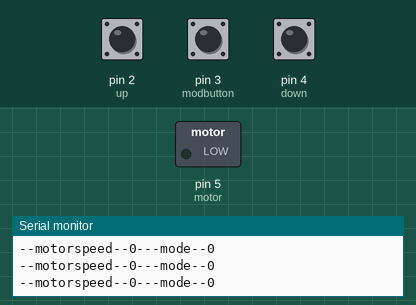
A sketch run on a simulated Arduino Uno, built with avr-gcc and run on an emulated ATmega328P. On the bench: switched loads named in the sketch (green lamp = pin HIGH), the last lines printed to the serial monitor. The inputs (shaded band) are chosen by the test bench; at power-on: pin 2 (up) HIGH, pin 4 (down) HIGH, pin 3 (modbutton) HIGH.

Above: at 1.2 s.
1.3 s: pin 2 (up) pulled LOW for 0.15 s
At 2.1 s:
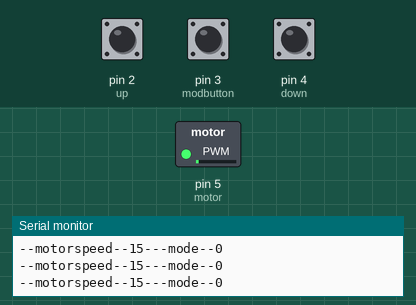
2.9 s: pin 4 (down) pulled LOW for 0.15 s
At 3.3 s:
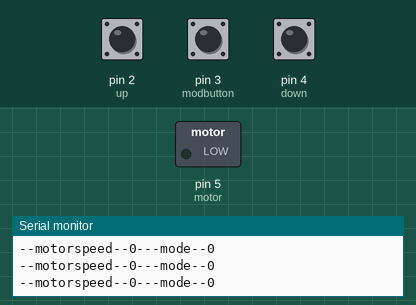
6.0 s: pin 2 (up) pulled LOW for 1 s
At 6.5 s:
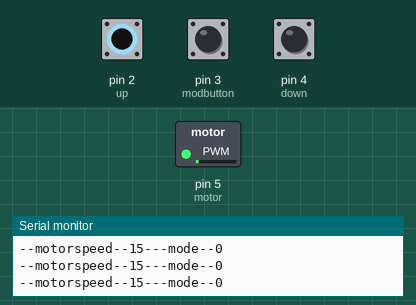
10.0 s: pin 4 (down) pulled LOW for 1 s
At 11.4 s:
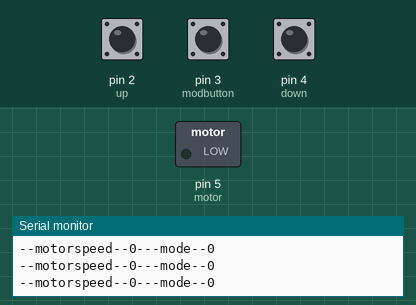
14.0 s: pin 2 (up) pulsed LOW 5 times (0.12 s each, 0.3 s apart)
At 15.8 s:
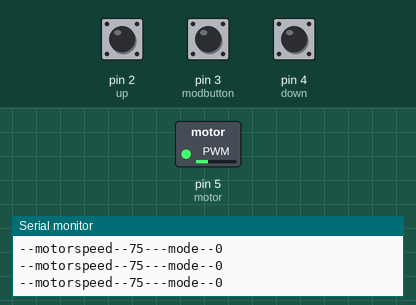
17.0 s: pin 4 (down) pulled LOW for 3.2 s
At 17.5 s:
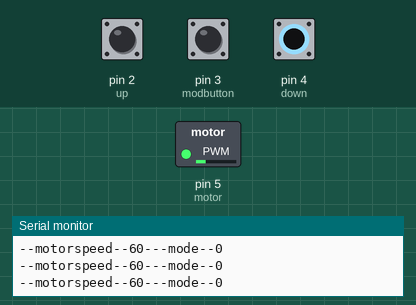
Timing chart, 0 to 20.0 s (numbered marks = the images above; inputs shaded):
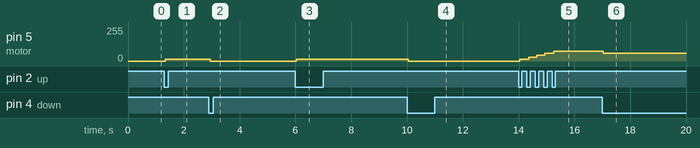

The sketch:

moottori.ino
```cpp
#include <Bounce2.h>

//pin 4&2 = up/down -- pin3 = modbutton

int up   = 2;
int down = 4;
int modbutton  = 3;
int motor = 5;

int motorspeed = 0;
int mode = 0;


Bounce updb = Bounce();
Bounce downdb = Bounce();
Bounce modbuttondb = Bounce();

void setup() {

  pinMode(up ,INPUT_PULLUP);
  updb.attach(up);
  updb.interval(5); // interval in ms

  pinMode(down,INPUT_PULLUP);
  downdb.attach(down);
  downdb.interval(5); // interval in ms

  pinMode(modbutton,INPUT_PULLUP);
  modbuttondb.attach(modbutton);
  modbuttondb.interval(5); // interval in ms

  Serial.begin(9600);

}

void loop() {
  // Update the Bounce instances :
  updb.update();
  downdb.update();
  modbuttondb.update();

if (updb.fell() && motorspeed<255){
  motorspeed = motorspeed + 15;
  }

if (downdb.fell() && motorspeed > 0){
  motorspeed = motorspeed - 15;
  }

if (modbuttondb.fell()){
  if (mode < 5 ){
    mode++;
  }else{
    mode = 0;
  }

  }
analogWrite(motor,motorspeed);

  Serial.print("--motorspeed--");
  Serial.print(motorspeed);
  Serial.print("---mode--");
  Serial.println(mode);
  delay(2);
}
```

Measured:
- after the input at 1.3 s, pin 5 (motor): 0/255 → 15/255 at once
- after the input at 2.9 s, pin 5 (motor): 15/255 → 0/255 at once
- after the input at 6.0 s, pin 5 (motor): 0/255 → 15/255 at once
- after the input at 10.0 s, pin 5 (motor): 15/255 → 0/255 after 0.05 s
- after the input at 14.0 s, pin 5 (motor): moves from 0/255 to 75/255 over 1.2 s, starting at once
- after the input at 17.0 s, pin 5 (motor): 75/255 → 60/255 at once
